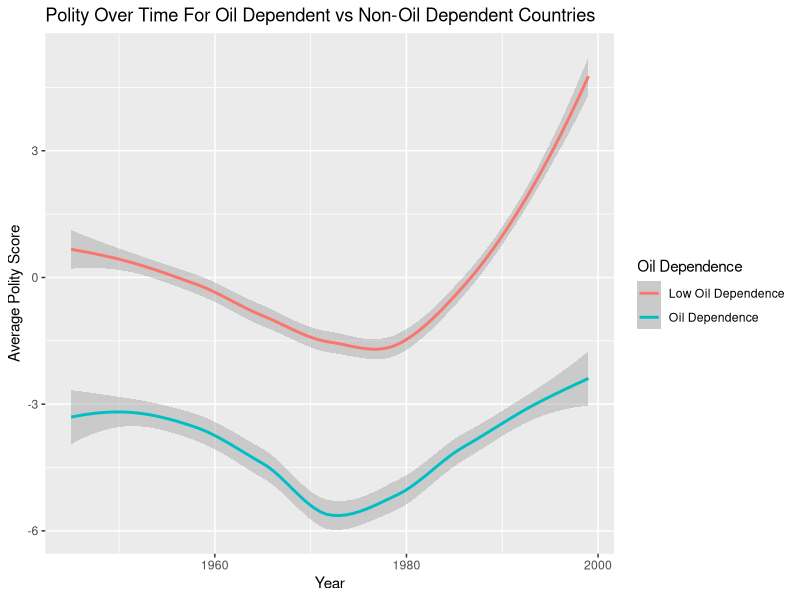
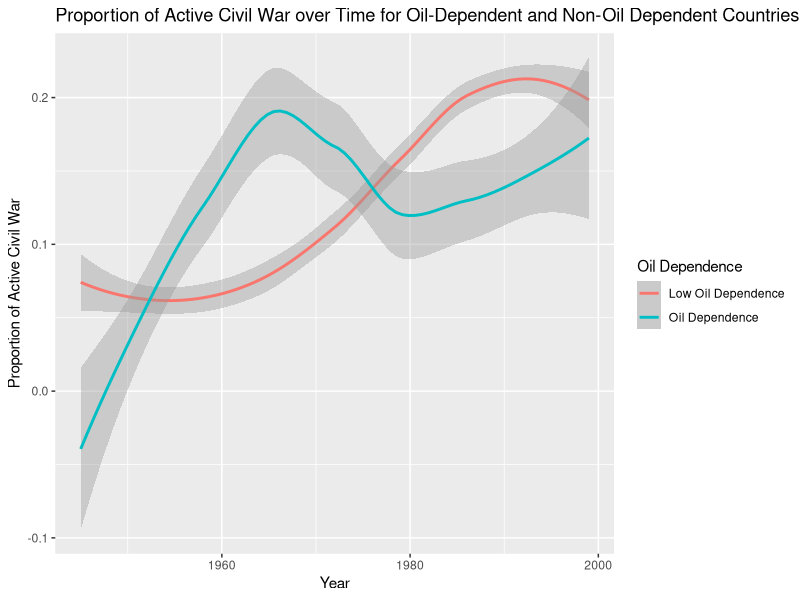
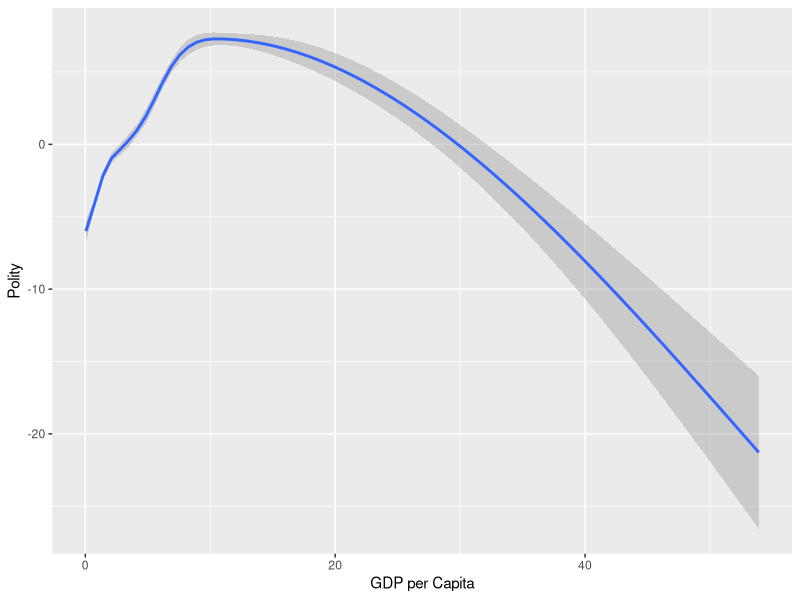
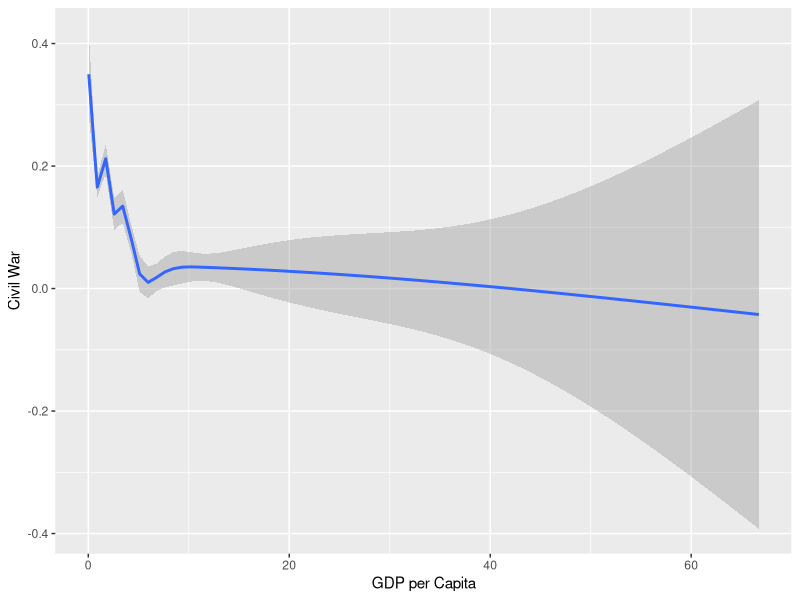

Recreate these plots in R, in order.
## ---- chunk 1
library(tidyverse)
library(dplyr)
library(ggplot2)

# Load data
data <- read_csv("data/civilwar.csv") 
## ---- chunk 2
# POLITY AND OIL REVENUE

# Create oil_rev variable and calculate avg polity by oil_rev
polity_data <- data |>
  mutate(
    oil_rev = if_else(Oil == 1, "Oil Dependence", "Low Oil Dependence")
  ) |>
  group_by(oil_rev, year) |>
  summarize(avg_polity = mean(polity2, na.rm = TRUE)) 

# Graph polity over time for oil dependent and non-oil dependent nations
polity_plot <- polity_data |>
  ggplot(mapping = aes(x = year, y = avg_polity, color = oil_rev)) +
  geom_smooth() +
  labs(
    x = "Year",
    y = "Average Polity Score",
    title = "Polity Over Time For Oil Dependent vs Non-Oil Dependent Countries",
    color = "Oil Dependence"
  )

polity_plot


## ---- chunk 3
# CIVIL WAR AND OIL REVENUE

# Create oil dependence variable
war_data <- data |>
  mutate(
    oil_rev = if_else(Oil == 1, "Oil Dependence", "Low Oil Dependence")
  ) 

# Graph the proportion of active civil war over time for oil-dependent and non-oil dependent countries
war_plot <- war_data |>
  group_by(oil_rev, year) |>
  summarize(prop_war = mean(war, na.rm = TRUE)) |>
  ggplot(mapping = aes(x = year, y = prop_war, color = oil_rev)) +
  geom_smooth() +
  labs(
    x = "Year",
    y = "Proportion of Active Civil War",
    title = "Proportion of Active Civil War over Time for Oil-Dependent and Non-Oil Dependent Countries",
    color = "Oil Dependence"
  )

war_plot
## ---- chunk 4
# POLITY AND OIL REVENUE (regression)

library(broom)

# Mutates oil_rev variable 
data <- data |>
  mutate(
    oil_rev = if_else(Oil == 1, "Oil Dependence", "Low Oil Dependence")
  )

# Creates regression with polity as outcome and oil revenue/dependence as predictor
data$oil_reserve_situation<-data$oil_rev
fit_1 <- lm(polity2 ~ oil_reserve_situation, data = data)

# Creates tables of results
fit_1 |>
  broom::tidy() |>
  select(term, estimate) |>
  knitr::kable(digits = 2)

summary(fit_1)
## ---- chunk 5
# CIVIL WAR AND OIL REVENUE (regression)

# Creates regression with war as outcome and oil revenue/dependence as predictor
fit_2 <- lm(war ~ oil_reserve_situation, data = data)

# Creates tables of results
fit_2 |>
  broom::tidy() |>
  select(term, estimate) |>
  knitr::kable(digits = 2)

summary(fit_2)
## ---- chunk 6
gdp_plot_polity <- data |>
  ggplot(mapping = aes(x = gdpen, y = polity2)) +
  geom_smooth() +
  labs(
    y = "Polity",
    x = "GDP per Capita"
  )

gdp_plot_polity

gdp_plot_war <- data |>
  ggplot(mapping = aes(x = gdpen, y = war)) +
  geom_smooth() +
  labs(
    y = "Civil War",
    x = "GDP per Capita"
  )

gdp_plot_war

fit_war_gdp <- lm(war ~ gdpen, data = data)

summary(fit_war_gdp)
